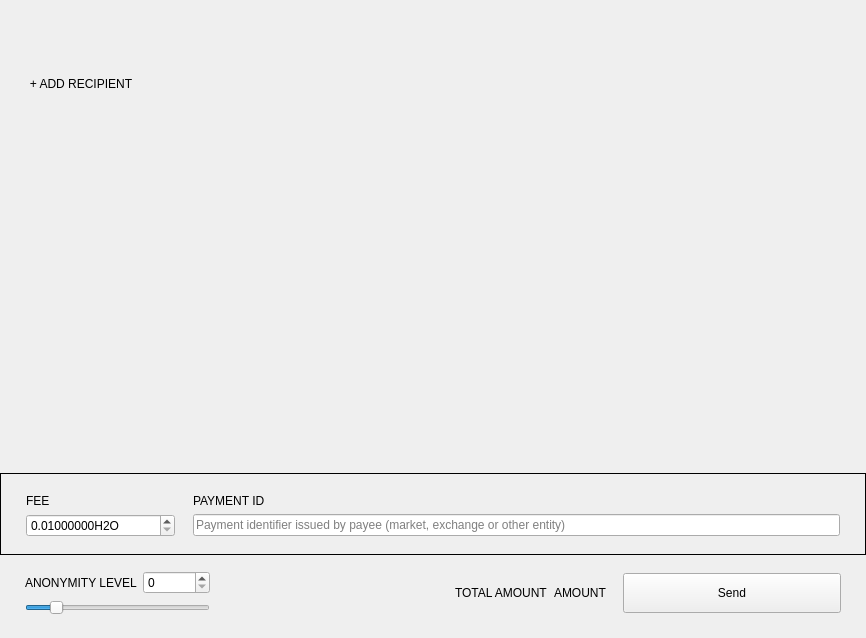
<?xml version="1.0" encoding="UTF-8"?>
<ui version="4.0">
 <class>SendFrame</class>
 <widget class="QFrame" name="SendFrame">
  <property name="geometry">
   <rect>
    <x>0</x>
    <y>0</y>
    <width>866</width>
    <height>638</height>
   </rect>
  </property>
  <property name="windowTitle">
   <string>Frame</string>
  </property>
  <property name="frameShape">
   <enum>QFrame::NoFrame</enum>
  </property>
  <property name="frameShadow">
   <enum>QFrame::Raised</enum>
  </property>
  <layout class="QVBoxLayout" name="verticalLayout">
   <property name="spacing">
    <number>5</number>
   </property>
   <property name="sizeConstraint">
    <enum>QLayout::SetDefaultConstraint</enum>
   </property>
   <property name="leftMargin">
    <number>0</number>
   </property>
   <property name="topMargin">
    <number>0</number>
   </property>
   <property name="rightMargin">
    <number>0</number>
   </property>
   <property name="bottomMargin">
    <number>0</number>
   </property>
   <item>
    <widget class="WalletGui::ResizableScrollArea" name="m_sendScrollarea">
     <property name="enabled">
      <bool>true</bool>
     </property>
     <property name="sizePolicy">
      <sizepolicy hsizetype="MinimumExpanding" vsizetype="Preferred">
       <horstretch>0</horstretch>
       <verstretch>0</verstretch>
      </sizepolicy>
     </property>
     <property name="autoFillBackground">
      <bool>false</bool>
     </property>
     <property name="styleSheet">
      <string notr="true"/>
     </property>
     <property name="frameShape">
      <enum>QFrame::NoFrame</enum>
     </property>
     <property name="sizeAdjustPolicy">
      <enum>QAbstractScrollArea::AdjustToContents</enum>
     </property>
     <property name="widgetResizable">
      <bool>true</bool>
     </property>
     <widget class="QWidget" name="scrollAreaWidgetContents">
      <property name="geometry">
       <rect>
        <x>0</x>
        <y>0</y>
        <width>866</width>
        <height>69</height>
       </rect>
      </property>
      <property name="sizePolicy">
       <sizepolicy hsizetype="Preferred" vsizetype="Preferred">
        <horstretch>0</horstretch>
        <verstretch>0</verstretch>
       </sizepolicy>
      </property>
      <property name="styleSheet">
       <string notr="true"/>
      </property>
      <layout class="QVBoxLayout" name="m_transfersLayout">
       <property name="spacing">
        <number>0</number>
       </property>
       <property name="sizeConstraint">
        <enum>QLayout::SetNoConstraint</enum>
       </property>
       <property name="leftMargin">
        <number>0</number>
       </property>
       <property name="topMargin">
        <number>0</number>
       </property>
       <property name="rightMargin">
        <number>0</number>
       </property>
       <property name="bottomMargin">
        <number>0</number>
       </property>
      </layout>
     </widget>
    </widget>
   </item>
   <item>
    <layout class="QHBoxLayout" name="horizontalLayout_2">
     <property name="spacing">
      <number>0</number>
     </property>
     <item>
      <spacer name="horizontalSpacer_3">
       <property name="orientation">
        <enum>Qt::Horizontal</enum>
       </property>
       <property name="sizeType">
        <enum>QSizePolicy::Fixed</enum>
       </property>
       <property name="sizeHint" stdset="0">
        <size>
         <width>25</width>
         <height>20</height>
        </size>
       </property>
      </spacer>
     </item>
     <item>
      <widget class="WalletGui::WalletNormalLinkLikeButton" name="m_addRecipientButton">
       <property name="cursor">
        <cursorShape>PointingHandCursor</cursorShape>
       </property>
       <property name="focusPolicy">
        <enum>Qt::NoFocus</enum>
       </property>
       <property name="text">
        <string>+ ADD RECIPIENT</string>
       </property>
       <property name="flat">
        <bool>true</bool>
       </property>
      </widget>
     </item>
     <item>
      <spacer name="horizontalSpacer_2">
       <property name="orientation">
        <enum>Qt::Horizontal</enum>
       </property>
       <property name="sizeHint" stdset="0">
        <size>
         <width>478</width>
         <height>17</height>
        </size>
       </property>
      </spacer>
     </item>
    </layout>
   </item>
   <item>
    <spacer name="verticalSpacer_2">
     <property name="orientation">
      <enum>Qt::Vertical</enum>
     </property>
     <property name="sizeType">
      <enum>QSizePolicy::MinimumExpanding</enum>
     </property>
     <property name="sizeHint" stdset="0">
      <size>
       <width>20</width>
       <height>20</height>
      </size>
     </property>
    </spacer>
   </item>
   <item>
    <widget class="QFrame" name="m_sendFeeFrame">
     <property name="frameShape">
      <enum>QFrame::Box</enum>
     </property>
     <property name="frameShadow">
      <enum>QFrame::Plain</enum>
     </property>
     <layout class="QGridLayout" name="gridLayout_2">
      <property name="leftMargin">
       <number>25</number>
      </property>
      <property name="topMargin">
       <number>20</number>
      </property>
      <property name="rightMargin">
       <number>25</number>
      </property>
      <property name="bottomMargin">
       <number>17</number>
      </property>
      <property name="horizontalSpacing">
       <number>18</number>
      </property>
      <item row="0" column="0">
       <widget class="WalletGui::WalletNormalGrayTextLabel" name="label_3">
        <property name="text">
         <string>FEE</string>
        </property>
       </widget>
      </item>
      <item row="0" column="1">
       <widget class="WalletGui::WalletNormalGrayTextLabel" name="m_paymentIdTextLabel">
        <property name="text">
         <string>PAYMENT ID</string>
        </property>
       </widget>
      </item>
      <item row="1" column="0">
       <widget class="QDoubleSpinBox" name="m_feeSpin">
        <property name="buttonSymbols">
         <enum>QAbstractSpinBox::UpDownArrows</enum>
        </property>
        <property name="suffix">
         <string notr="true">H2O</string>
        </property>
        <property name="decimals">
         <number>8</number>
        </property>
        <property name="minimum">
         <double>0.010000000000000</double>
        </property>
        <property name="maximum">
         <double>999999999.000000000000000</double>
        </property>
        <property name="singleStep">
         <double>0.010000000000000</double>
        </property>
        <property name="value">
         <double>0.010000000000000</double>
        </property>
       </widget>
      </item>
      <item row="1" column="1">
       <widget class="WalletGui::ClearableLineEdit" name="m_paymentIdEdit">
        <property name="styleSheet">
         <string notr="true">[errorState=&quot;true&quot;] {
  border-color: #ef3131;
}</string>
        </property>
        <property name="placeholderText">
         <string>Payment identifier issued by payee (market, exchange or other entity)</string>
        </property>
       </widget>
      </item>
     </layout>
    </widget>
   </item>
   <item>
    <widget class="QFrame" name="m_mixinFrame">
     <property name="frameShape">
      <enum>QFrame::NoFrame</enum>
     </property>
     <property name="frameShadow">
      <enum>QFrame::Raised</enum>
     </property>
     <layout class="QGridLayout" name="gridLayout">
      <property name="leftMargin">
       <number>25</number>
      </property>
      <property name="topMargin">
       <number>11</number>
      </property>
      <property name="rightMargin">
       <number>25</number>
      </property>
      <property name="bottomMargin">
       <number>23</number>
      </property>
      <item row="0" column="2" rowspan="2">
       <widget class="QLabel" name="label">
        <property name="text">
         <string/>
        </property>
       </widget>
      </item>
      <item row="0" column="5" rowspan="2">
       <widget class="WalletGui::WalletExtraNormalBlackTextLabel" name="m_totalAmountLabel">
        <property name="text">
         <string>AMOUNT</string>
        </property>
        <property name="indent">
         <number>0</number>
        </property>
       </widget>
      </item>
      <item row="0" column="1">
       <widget class="QSpinBox" name="m_mixinSpin">
        <property name="maximum">
         <number>999999999</number>
        </property>
       </widget>
      </item>
      <item row="0" column="3" rowspan="2">
       <spacer name="horizontalSpacer">
        <property name="orientation">
         <enum>Qt::Horizontal</enum>
        </property>
        <property name="sizeType">
         <enum>QSizePolicy::Expanding</enum>
        </property>
        <property name="sizeHint" stdset="0">
         <size>
          <width>298</width>
          <height>20</height>
         </size>
        </property>
       </spacer>
      </item>
      <item row="1" column="0" colspan="2">
       <widget class="QSlider" name="m_mixinSlider">
        <property name="maximumSize">
         <size>
          <width>16777215</width>
          <height>16777215</height>
         </size>
        </property>
        <property name="maximum">
         <number>50</number>
        </property>
        <property name="pageStep">
         <number>1</number>
        </property>
        <property name="value">
         <number>7</number>
        </property>
        <property name="tracking">
         <bool>false</bool>
        </property>
        <property name="orientation">
         <enum>Qt::Horizontal</enum>
        </property>
       </widget>
      </item>
      <item row="0" column="7" rowspan="2">
       <widget class="WalletGui::WalletLargeBlueButton" name="m_sendButton">
        <property name="sizePolicy">
         <sizepolicy hsizetype="Fixed" vsizetype="Fixed">
          <horstretch>0</horstretch>
          <verstretch>0</verstretch>
         </sizepolicy>
        </property>
        <property name="minimumSize">
         <size>
          <width>218</width>
          <height>40</height>
         </size>
        </property>
        <property name="maximumSize">
         <size>
          <width>218</width>
          <height>40</height>
         </size>
        </property>
        <property name="focusPolicy">
         <enum>Qt::NoFocus</enum>
        </property>
        <property name="text">
         <string>Send</string>
        </property>
       </widget>
      </item>
      <item row="0" column="4" rowspan="2">
       <widget class="WalletGui::WalletNormalGrayTextLabel" name="label_2">
        <property name="text">
         <string>TOTAL AMOUNT</string>
        </property>
       </widget>
      </item>
      <item row="0" column="0">
       <widget class="WalletGui::WalletNormalGrayTextLabel" name="m_mixinTextLabel">
        <property name="text">
         <string>ANONYMITY LEVEL</string>
        </property>
       </widget>
      </item>
      <item row="0" column="6" rowspan="2">
       <spacer name="horizontalSpacer_4">
        <property name="orientation">
         <enum>Qt::Horizontal</enum>
        </property>
        <property name="sizeType">
         <enum>QSizePolicy::Fixed</enum>
        </property>
        <property name="sizeHint" stdset="0">
         <size>
          <width>10</width>
          <height>20</height>
         </size>
        </property>
       </spacer>
      </item>
     </layout>
    </widget>
   </item>
  </layout>
 </widget>
 <customwidgets>
  <customwidget>
   <class>WalletGui::WalletNormalGrayTextLabel</class>
   <extends>QLabel</extends>
   <header>Gui/Common/WalletTextLabel.h</header>
  </customwidget>
  <customwidget>
   <class>WalletGui::ClearableLineEdit</class>
   <extends>QLineEdit</extends>
   <header>Gui/Common/ClearableLineEdit.h</header>
  </customwidget>
  <customwidget>
   <class>WalletGui::WalletLargeBlueButton</class>
   <extends>QPushButton</extends>
   <header>Gui/Common/WalletBlueButton.h</header>
  </customwidget>
  <customwidget>
   <class>WalletGui::ResizableScrollArea</class>
   <extends>QScrollArea</extends>
   <header>Gui/Common/ResizableScrollArea.h</header>
   <container>1</container>
  </customwidget>
  <customwidget>
   <class>WalletGui::WalletNormalLinkLikeButton</class>
   <extends>QPushButton</extends>
   <header>Gui/Common/WalletLinkLikeButton.h</header>
  </customwidget>
  <customwidget>
   <class>WalletGui::WalletExtraNormalBlackTextLabel</class>
   <extends>QLabel</extends>
   <header>Gui/Common/WalletTextLabel.h</header>
  </customwidget>
 </customwidgets>
 <tabstops>
  <tabstop>m_paymentIdEdit</tabstop>
  <tabstop>m_mixinSlider</tabstop>
  <tabstop>m_sendScrollarea</tabstop>
 </tabstops>
 <resources/>
 <connections>
  <connection>
   <sender>m_sendButton</sender>
   <signal>clicked()</signal>
   <receiver>SendFrame</receiver>
   <slot>sendClicked()</slot>
   <hints>
    <hint type="sourcelabel">
     <x>53</x>
     <y>561</y>
    </hint>
    <hint type="destinationlabel">
     <x>432</x>
     <y>294</y>
    </hint>
   </hints>
  </connection>
  <connection>
   <sender>m_mixinSlider</sender>
   <signal>valueChanged(int)</signal>
   <receiver>SendFrame</receiver>
   <slot>mixinValueChanged(int)</slot>
   <hints>
    <hint type="sourcelabel">
     <x>221</x>
     <y>520</y>
    </hint>
    <hint type="destinationlabel">
     <x>432</x>
     <y>294</y>
    </hint>
   </hints>
  </connection>
  <connection>
   <sender>m_addRecipientButton</sender>
   <signal>clicked()</signal>
   <receiver>SendFrame</receiver>
   <slot>addRecipientClicked()</slot>
   <hints>
    <hint type="sourcelabel">
     <x>78</x>
     <y>414</y>
    </hint>
    <hint type="destinationlabel">
     <x>432</x>
     <y>294</y>
    </hint>
   </hints>
  </connection>
  <connection>
   <sender>m_paymentIdEdit</sender>
   <signal>textChanged(QString)</signal>
   <receiver>SendFrame</receiver>
   <slot>validatePaymentId(QString)</slot>
   <hints>
    <hint type="sourcelabel">
     <x>538</x>
     <y>521</y>
    </hint>
    <hint type="destinationlabel">
     <x>432</x>
     <y>318</y>
    </hint>
   </hints>
  </connection>
  <connection>
   <sender>m_mixinSpin</sender>
   <signal>valueChanged(int)</signal>
   <receiver>SendFrame</receiver>
   <slot>mixinValueChanged(int)</slot>
   <hints>
    <hint type="sourcelabel">
     <x>201</x>
     <y>575</y>
    </hint>
    <hint type="destinationlabel">
     <x>432</x>
     <y>318</y>
    </hint>
   </hints>
  </connection>
 </connections>
 <slots>
  <slot>sendClicked()</slot>
  <slot>clearAllClicked()</slot>
  <slot>addRecipientClicked()</slot>
  <slot>mixinValueChanged(int)</slot>
  <slot>validatePaymentId(QString)</slot>
 </slots>
</ui>
